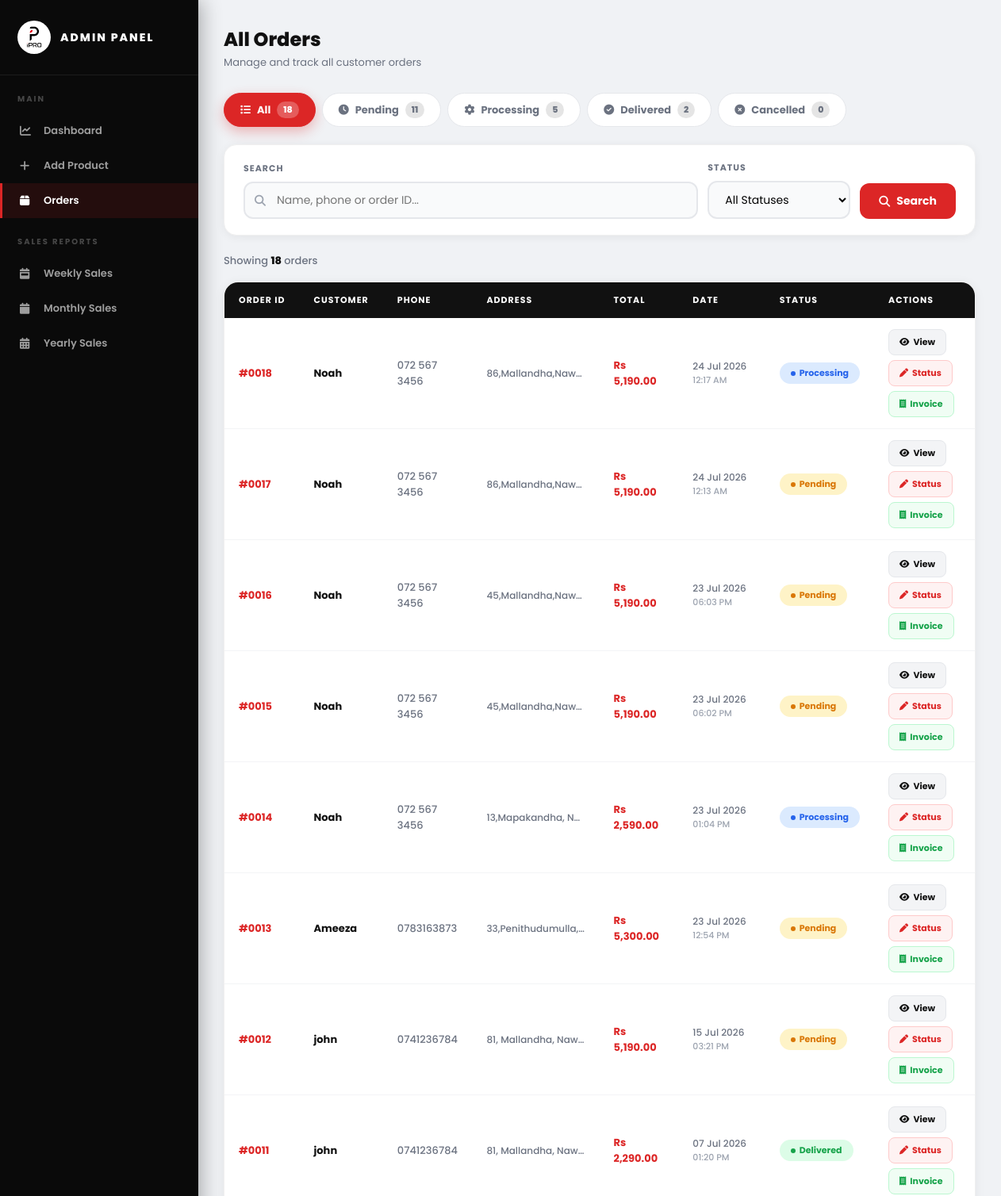
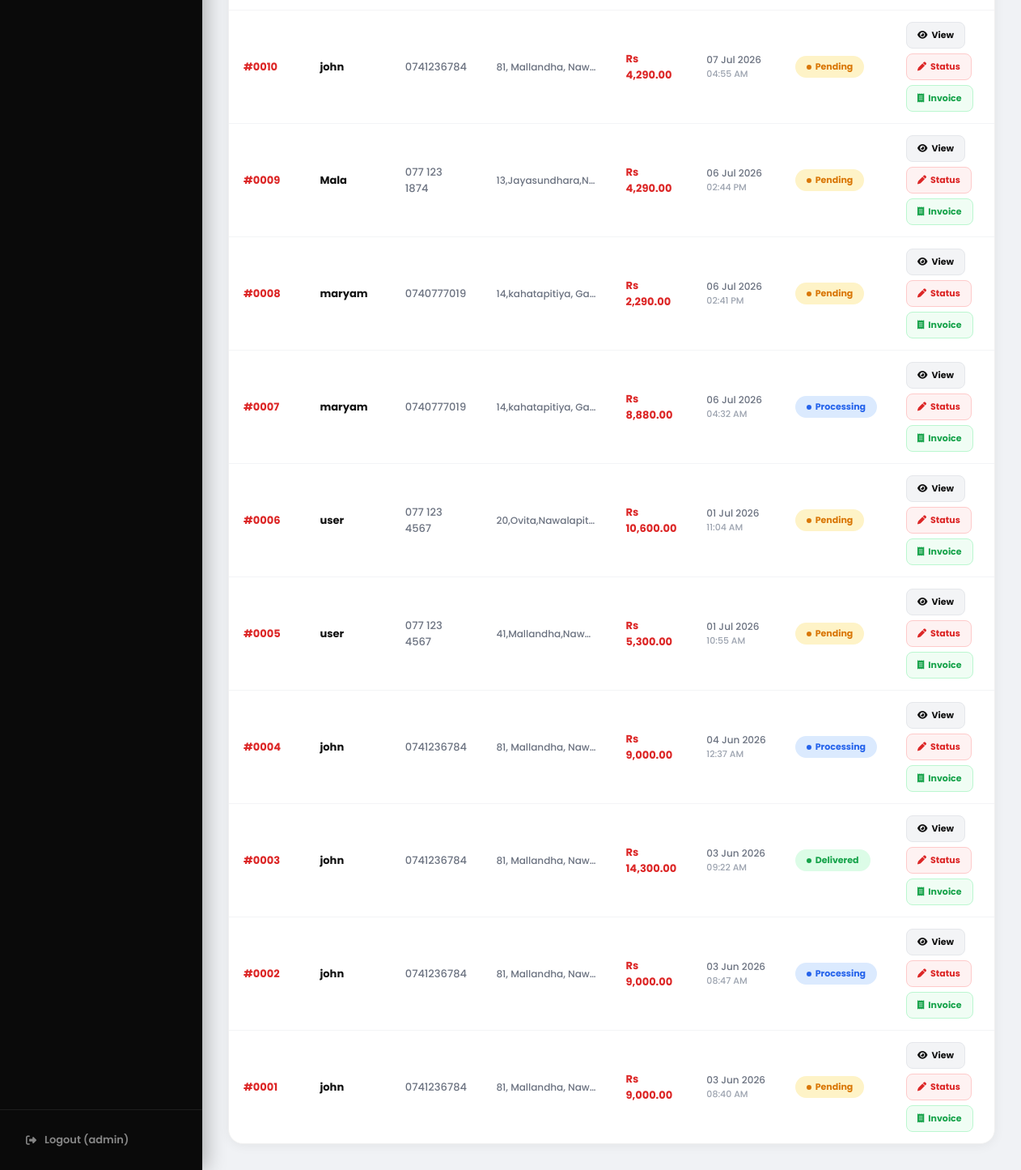
The app's page /admin/orders.php (signed in) with its own data (2 pictures, top to bottom).
### tables this page shows
CREATE TABLE `orders` (
  `id` int(11) NOT NULL,
  `user_id` int(11) DEFAULT NULL,
  `name` varchar(255) NOT NULL,
  `phone` varchar(20) NOT NULL,
  `address` text NOT NULL,
  `total` decimal(10,2) NOT NULL DEFAULT 0.00,
  `payment_method` varchar(50) DEFAULT 'Cash on Delivery',
  `status` enum('Pending','Processing','Delivered','Cancelled') NOT NULL DEFAULT 'Pending',
  `order_date` timestamp NOT NULL DEFAULT current_timestamp()
);

### admin/orders.php (the view, shortened to what this page needs)
<?php
include '../db.php';
$search        = isset($_GET['search']) ? trim($_GET['search']) : '';
$status_filter = isset($_GET['status']) ? trim($_GET['status']) : '';
$where  = "WHERE 1=1";
$stmt = mysqli_prepare($conn,
    "SELECT * FROM orders $where ORDER BY order_date DESC");
mysqli_stmt_execute($stmt);
$orders = mysqli_stmt_get_result($stmt);
$total  = mysqli_num_rows($orders);
$all_count        = mysqli_fetch_assoc(mysqli_query($conn,
    "SELECT COUNT(*) as t FROM orders"))['t'];
$pending_count    = mysqli_fetch_assoc(mysqli_query($conn,
    "SELECT COUNT(*) as t FROM orders WHERE status='Pending'"))['t'];
$processing_count = mysqli_fetch_assoc(mysqli_query($conn,
    "SELECT COUNT(*) as t FROM orders WHERE status='Processing'"))['t'];
$delivered_count  = mysqli_fetch_assoc(mysqli_query($conn,
    "SELECT COUNT(*) as t FROM orders WHERE status='Delivered'"))['t'];
$cancelled_count  = mysqli_fetch_assoc(mysqli_query($conn,
    "SELECT COUNT(*) as t FROM orders WHERE status='Cancelled'"))['t'];
?>
<!DOCTYPE html>
<html lang="en">
<head>
<link rel="stylesheet"
  href="https://cdnjs.cloudflare.com/ajax/libs/font-awesome/6.5.0/css/all.min.css">
</head>
<body>
<div class="admin-wrapper">
  <div class="admin-sidebar">
    <div class="sidebar-brand">
      <div class="sidebar-logo-circle">
        <img src="../images/logo.png" alt="Logo"
          onerror="this.parentElement.innerHTML=
          '<b style=\'color:#dc2626;font-size:14px;\'>iP</b>'">
      </div>
      <span>ADMIN PANEL</span>
    </div>
    <div class="sidebar-section">Main</div>
    <nav class="sidebar-nav">
      <a href="dashboard.php">
        <i class="fa-solid fa-chart-line"></i>
        Dashboard
      </a>
      <a href="../add_product.php">
        <i class="fa-solid fa-plus"></i>
        Add Product
      </a>
      <a href="orders.php" class="active">
        <i class="fa-solid fa-box"></i>
        Orders
      </a>
    </nav>
    <div class="sidebar-section">Sales Reports</div>
    <nav class="sidebar-nav">
      <a href="sales/weekly.php">
        <i class="fa-solid fa-calendar-week"></i>
        Weekly Sales
      </a>
      <a href="sales/monthly.php">
        <i class="fa-solid fa-calendar"></i>
        Monthly Sales
      </a>
      <a href="sales/yearly.php">
        <i class="fa-solid fa-calendar-days"></i>
        Yearly Sales
      </a>
    </nav>
    <div class="sidebar-logout">
      <a href="../logout.php">
        <i class="fa-solid fa-right-from-bracket"></i>
        Logout (<?= htmlspecialchars($_SESSION['username']) ?>)
      </a>
    </div>
  </div>
  <div class="admin-main">
    <div class="admin-topbar">
      <div>
        <h2>All Orders</h2>
        <p>Manage and track all customer orders</p>
      </div>
    </div>
    <div class="status-tabs">
      <a href="orders.php"
        class="status-tab <?= !$status_filter?'active':'' ?>">
        <i class="fa-solid fa-list"></i>
        All
        <span class="tab-count"><?= $all_count ?></span>
      </a>
      <a href="orders.php?status=Pending"
        class="status-tab <?= $status_filter==='Pending'?'active':'' ?>">
        <i class="fa-solid fa-clock"></i>
        Pending
        <span class="tab-count"><?= $pending_count ?></span>
      </a>
      <a href="orders.php?status=Processing"
        class="status-tab <?= $status_filter==='Processing'?'active':'' ?>">
        <i class="fa-solid fa-gear"></i>
        Processing
        <span class="tab-count"><?= $processing_count ?></span>
      </a>
      <a href="orders.php?status=Delivered"
        class="status-tab <?= $status_filter==='Delivered'?'active':'' ?>">
        <i class="fa-solid fa-circle-check"></i>
        Delivered
        <span class="tab-count"><?= $delivered_count ?></span>
      </a>
      <a href="orders.php?status=Cancelled"
        class="status-tab <?= $status_filter==='Cancelled'?'active':'' ?>">
        <i class="fa-solid fa-circle-xmark"></i>
        Cancelled
        <span class="tab-count"><?= $cancelled_count ?></span>
      </a>
    </div>
    <form method="GET">
      <div class="search-bar">
        <div class="search-group">
          <label class="search-label">Search</label>
          <div class="search-input-wrap">
            <i class="fa-solid fa-magnifying-glass"></i>
            <input type="text" name="search"
              class="search-input"
              placeholder="Name, phone or order ID..."
              value="<?= htmlspecialchars($search) ?>">
          </div>
        </div>
        <div class="search-group"
          style="flex:0;min-width:180px;">
          <label class="search-label">Status</label>
          <select name="status" class="search-select">
            <option value="">All Statuses</option>
          </select>
        </div>
        <button type="submit" class="search-btn">
          <i class="fa-solid fa-magnifying-glass"></i>
          Search
        </button>
      </div>
    </form>
    <div class="results-info">
      Showing <strong><?= $total ?></strong> orders
    </div>
    <div class="table-card">
      <div style="overflow-x:auto;">
        <table class="data-table">
          <thead>
            <tr>
              <th>Order ID</th>
              <th>Customer</th>
              <th>Phone</th>
              <th>Address</th>
              <th>Total</th>
              <th>Date</th>
              <th>Status</th>
              <th>Actions</th>
            </tr>
          </thead>
          <tbody>
            <?php if ($total === 0): ?>
            <tr>
              <td colspan="8">
                <div class="empty-state">
                  <i class="fa-solid fa-box-open"></i>
                  <h3>No orders found</h3>
                  <p>Try a different search or filter.</p>
                </div>
              </td>
            </tr>
            <?php else: ?>
            <?php while ($row = mysqli_fetch_assoc($orders)): ?>
            <tr>
              <td>
                <strong style="color:#dc2626;">
                  #<?= str_pad($row['id'],4,'0',STR_PAD_LEFT) ?>
                </strong>
              </td>
              <td>
                <div style="font-weight:700;">
                  <?= htmlspecialchars($row['name']) ?>
                </div>
              </td>
              <td style="color:#6b7280;">
                <?= htmlspecialchars($row['phone']) ?>
              </td>
              <td style="max-width:160px;
                white-space:nowrap;
                overflow:hidden;
                text-overflow:ellipsis;
                color:#6b7280;font-size:12px;"
                title="<?= htmlspecialchars($row['address']) ?>">
                <?= htmlspecialchars($row['address']) ?>
              </td>
              <td>
                <strong style="color:#dc2626;">
                  Rs <?= number_format($row['total'],2) ?>
                </strong>
              </td>
              <td style="color:#6b7280;font-size:12px;
                white-space:nowrap;">
                <?= date('d M Y', strtotime($row['order_date'])) ?>
                <div style="font-size:11px;color:#9ca3af;">
                  <?= date('h:i A', strtotime($row['order_date'])) ?>
                </div>
              </td>
              <td>
                <?php $sl = strtolower($row['status']); ?>
                <span class="status-badge badge-<?= $sl ?>">
                  <span class="dot dot-<?= $sl ?>"></span>
                  <?= $row['status'] ?>
                </span>
              </td>
              <td>
                <div class="action-btns">
                  <a href="order_details.php?id=<?= $row['id'] ?>"
                    class="tbl-btn btn-view">
                    <i class="fa-solid fa-eye"></i>
                    View
                  </a>
                  <a href="update_status.php?id=<?= $row['id'] ?>"
                    class="tbl-btn btn-edit">
                    <i class="fa-solid fa-pen"></i>
                    Status
                  </a>
                  <a href="../invoice.php?id=<?= $row['id'] ?>"
                    class="tbl-btn btn-invoice"
                    target="_blank">
                    <i class="fa-solid fa-receipt"></i>
                    Invoice
                  </a>
                </div>
              </td>
            </tr>
            <?php endwhile; ?>
            <?php endif; ?>
          </tbody>
        </table>
      </div>
    </div>
  </div>
</div>
</body>
</html>

### records on screen
orders: id "0018", name "Noah", phone "072 567 3456", address "86,Mallandha,Naw…", total "5,190.00", order_date "24 Jul 2026", order_date "12:17 AM", status "Processing"
orders: id "0017", name "Noah", phone "072 567 3456", address "86,Mallandha,Naw…", total "5,190.00", order_date "24 Jul 2026", order_date "12:13 AM", status "Pending"
orders: id "0016", name "Noah", phone "072 567 3456", address "45,Mallandha,Naw…", total "5,190.00", order_date "23 Jul 2026", order_date "06:03 PM", status "Pending"
orders: id "0015", name "Noah", phone "072 567 3456", address "45,Mallandha,Naw…", total "5,190.00", order_date "23 Jul 2026", order_date "06:02 PM", status "Pending"
orders: id "0014", name "Noah", phone "072 567 3456", address "13,Mapakandha, N…", total "2,590.00", order_date "23 Jul 2026", order_date "01:04 PM", status "Processing"
orders: id "0013", name "Ameeza", phone "0783163873", address "33,Penithudumulla,…", total "5,300.00", order_date "23 Jul 2026", order_date "12:54 PM", status "Pending"
orders: id "0012", name "john", phone "0741236784", address "81, Mallandha, Naw…", total "5,190.00", order_date "15 Jul 2026", order_date "03:21 PM", status "Pending"
orders: id "0011", name "john", phone "0741236784", address "81, Mallandha, Naw…", total "2,290.00", order_date "07 Jul 2026", order_date "01:20 PM", status "Delivered"
orders: id "0010", name "john", phone "0741236784", address "81, Mallandha, Naw…", total "4,290.00", order_date "07 Jul 2026", order_date "04:55 AM", status "Pending"
orders: id "0009", name "Mala", phone "077 123 1874", address "13,Jayasundhara,N…", total "4,290.00", order_date "06 Jul 2026", order_date "02:44 PM", status "Pending"
orders: id "0008", name "maryam", phone "0740777019", address "14,kahatapitiya, Ga…", total "2,290.00", order_date "06 Jul 2026", order_date "02:41 PM", status "Pending"
orders: id "0007", name "maryam", phone "0740777019", address "14,kahatapitiya, Ga…", total "8,880.00", order_date "06 Jul 2026", order_date "04:32 AM", status "Processing"
orders: id "0006", name "user", phone "077 123 4567", address "20,Ovita,Nawalapit…", total "10,600.00", order_date "01 Jul 2026", order_date "11:04 AM", status "Pending"
orders: id "0005", name "user", phone "077 123 4567", address "41,Mallandha,Naw…", total "5,300.00", order_date "01 Jul 2026", order_date "10:55 AM", status "Pending"
orders: id "0004", name "john", phone "0741236784", address "81, Mallandha, Naw…", total "9,000.00", order_date "04 Jun 2026", order_date "12:37 AM", status "Processing"
orders: id "0003", name "john", phone "0741236784", address "81, Mallandha, Naw…", total "14,300.00", order_date "03 Jun 2026", order_date "09:22 AM", status "Delivered"
orders: id "0002", name "john", phone "0741236784", address "81, Mallandha, Naw…", total "9,000.00", order_date "03 Jun 2026", order_date "08:47 AM", status "Processing"
orders: id "0001", name "john", phone "0741236784", address "81, Mallandha, Naw…", total "9,000.00", order_date "03 Jun 2026", order_date "08:40 AM", status "Pending"

### other values on screen
$_SESSION['username'] "admin"
$all_count "18"
$pending_count "11"
$processing_count "5"
$delivered_count "2"
$cancelled_count "0"
$total "18"
